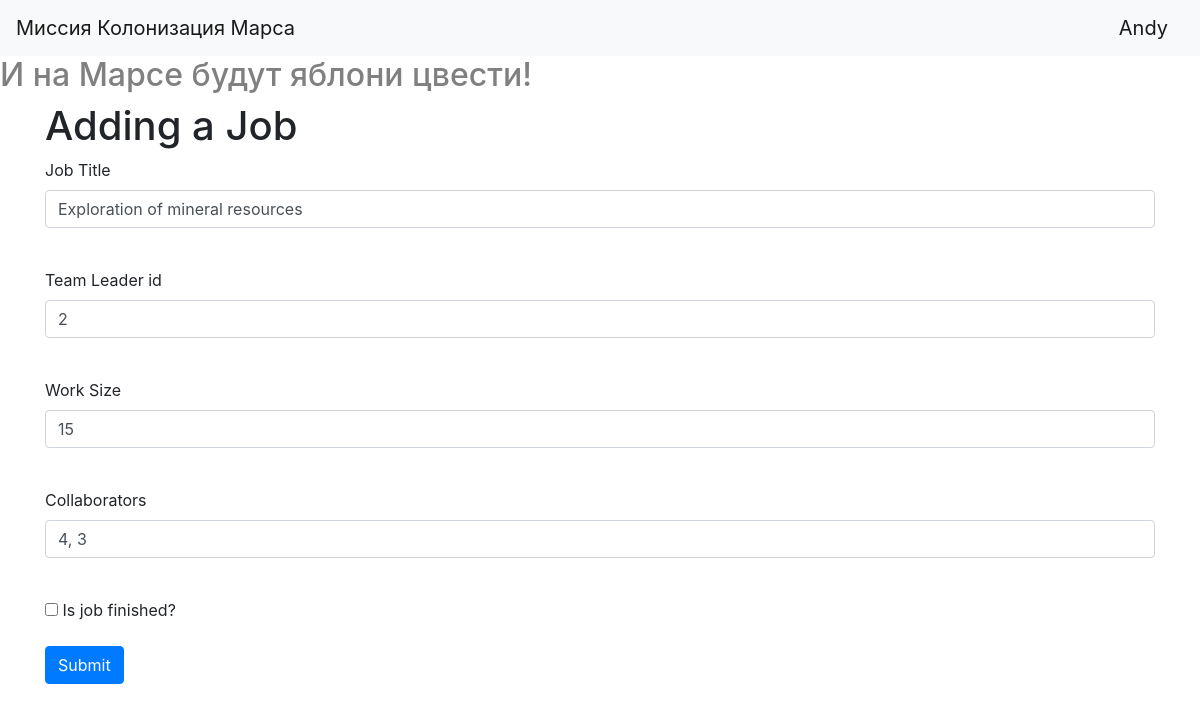
Page /jobs/2 (signed in) on the committed database.
### data/users.py (models this page shows, shortened)
class User(SqlAlchemyBase, UserMixin):
    __tablename__ = 'users'
    id = sqlalchemy.Column(sqlalchemy.Integer,
                           primary_key=True, autoincrement=True)
    name = sqlalchemy.Column(sqlalchemy.String, nullable=True)
    surname = sqlalchemy.Column(sqlalchemy.String, nullable=True)
    age = sqlalchemy.Column(sqlalchemy.Integer, nullable=True)
    position = sqlalchemy.Column(sqlalchemy.String, nullable=True)
    speciality = sqlalchemy.Column(sqlalchemy.String, nullable=True)
    address = sqlalchemy.Column(sqlalchemy.String, nullable=True)
    about = sqlalchemy.Column(sqlalchemy.String, nullable=True)
    email = sqlalchemy.Column(sqlalchemy.String,
                              index=True, unique=True, nullable=True)
    hashed_password = sqlalchemy.Column(sqlalchemy.String, nullable=True)
    created_date = sqlalchemy.Column(sqlalchemy.DateTime,
                                     default=datetime.datetime.now)
    jobs = orm.relation("Jobs", back_populates='user')
    departments = orm.relation("Department", back_populates='boss')

### data/jobs.py (models this page shows)
class Jobs(SqlAlchemyBase):
    __tablename__ = 'jobs'
    id = sqlalchemy.Column(sqlalchemy.Integer,
                           primary_key=True, autoincrement=True)
    team_leader = sqlalchemy.Column(sqlalchemy.Integer,
                                    sqlalchemy.ForeignKey("users.id"))
    user = orm.relation('User')
    job = sqlalchemy.Column(sqlalchemy.String, nullable=True)
    work_size = sqlalchemy.Column(sqlalchemy.Integer, nullable=True)
    collaborators = sqlalchemy.Column(sqlalchemy.String, nullable=True)
    start_date = sqlalchemy.Column(sqlalchemy.DateTime,
                                   default=datetime.datetime.now)
    end_date = sqlalchemy.Column(sqlalchemy.DateTime, nullable=True)
    is_finished = sqlalchemy.Column(sqlalchemy.Boolean, default=True)

### main.py (the view, shortened to what this page needs)
@app.route('/jobs/<int:id>', methods=['GET', 'POST'])
@login_required
def edit_news(id):
    form = JobsForm()
    if request.method == "GET":
        db_sess = create_session()
        jobs = db_sess.query(Jobs).filter(Jobs.id == id,
                                          Jobs.team_leader == current_user.id
                                          ).first()
        if jobs:
            form.job.data = jobs.job
            form.team_leader.data = jobs.team_leader
            form.work_size.data = jobs.work_size
            form.collaborators.data = jobs.collaborators
            form.is_finished.data = jobs.is_finished
        else:
            abort(404)
    return render_template('jobs.html',
                           title='Editing a Job',
                           form=form
                           )

### main.py
class JobsForm(FlaskForm):
    job = StringField('Job Title')
    team_leader = StringField('Team Leader id')
    work_size = IntegerField('Work Size')
    collaborators = StringField('Collaborators')
    is_finished = BooleanField('Is job finished?')
    submit = SubmitField('Submit')

### data/db_session.py (called while the page is built)
def create_session() -> Session:
    global __factory
    return __factory()

### main.py (called while the page is built)
@login_manager.user_loader
def load_user(user_id):
    db_sess = create_session()
    return db_sess.query(User).get(user_id)

### templates/jobs.html (shortened to what this page needs)
{% extends "base.html" %}
{% block content %}
<h1>Adding a Job</h1>
<form action="" method="post">
    <p>
        {{ form.job.label }}<br>
        {{ form.job(class="form-control") }}<br>
    </p>
    <p>
        {{ form.team_leader.label }}<br>
        {{ form.team_leader(class="form-control") }}<br>
    </p>
    <p>
        {{ form.work_size.label }}<br>
        {{ form.work_size(class="form-control") }}<br>
    </p>
    <p>
        {{ form.collaborators.label }}<br>
        {{ form.collaborators(class="form-control") }}<br>
    </p>
    <p>{{ form.is_finished() }} {{ form.is_finished.label }}</p>
    <p>{{ form.submit(type="submit", class="btn btn-primary") }}</p>
</form>
{% endblock %}

### templates/base.html (shortened to what this page needs)
<!doctype html>
<html lang="en">
<head>
    <link rel="stylesheet"
          href="https://stackpath.bootstrapcdn.com/bootstrap/4.4.1/css/bootstrap.min.css"
>
</head>
<body>
<header>
    <nav class="navbar navbar-light bg-light">
        <a class="navbar-brand" href="#">Миссия Колонизация Марса</a>
        {% if current_user.is_authenticated %}
    <a class="navbar-brand" href="/logout">{{ current_user.name }}</a>
{% else %}
    <p>
        <a class="btn btn-primary " href="/register">Зарегистрироваться</a>
        <a class="btn btn-success" href="/login">Войти</a>
    </p>
{% endif %}
    </nav>
    <h2>И на Марсе будут яблони цвести!</h2>
</header>
<main role="main" class="container">
    {% block content %}{% endblock %}
</main>
</body>
</html>

### templates/base.html (style rules this page uses)
h2 { color: #808080; }

### rows in the picture
User: name "Andy"
Jobs: job "Exploration of mineral resources", team_leader "2", work_size "15", collaborators "4, 3"
